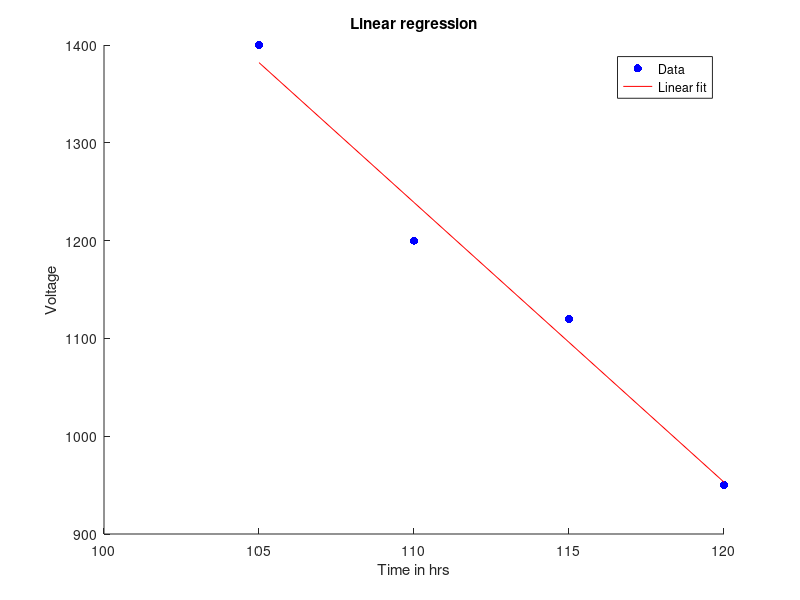

Here is the MATLAB script that generated this plot:
clear all;
clc;
Vi = [105 110 115  120]; %declaring inputs
Hrs = [1400 1200 1120 950];% finding polynomial eqn
coeff = polyfit( Vi , Hrs , 1);

slope = coeff(1);
intercept = coeff(2); % finding slope & intercept

fprintf("Slope : %.2f\n" , slope);
fprintf("Intercept : %.2f\n" , intercept);

scatter(Vi , Hrs , 'b' , 'filled'); % plotting points of input
hold on;

newhrs = polyval(coeff,Vi);
plot(Vi , newhrs , 'r'); % plotting the best-fit straight line
title("Linear regression");
xlabel("Time in hrs");
ylabel("Voltage");
legend('Data', 'Linear fit');